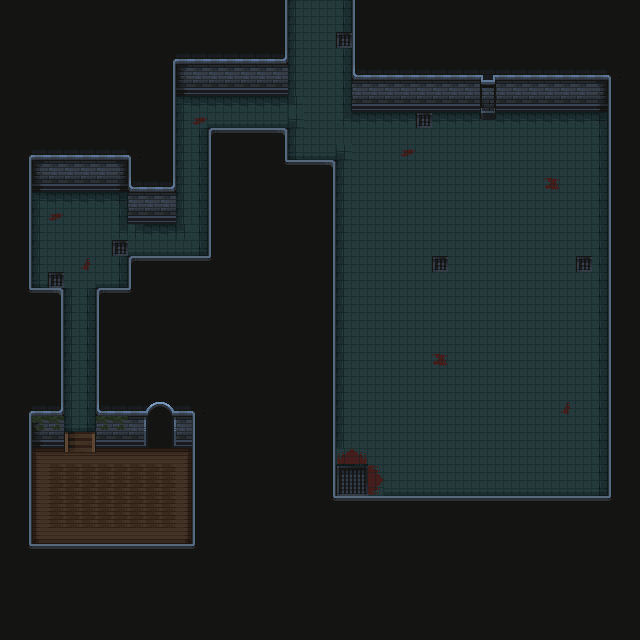

A level layout from a 2D game, rendered from its tile map. Below: a short description, then the map file with tile-grid data replaced by summaries:
An orthogonal 40x40 tile map with 16x16 px tiles, 3 tile layers (Sol, Murs, Objets 1) and 40 objects (25x Collisions, 8x spawn_mob, 5x Collision, Tresor, sortie).

<map version="1.10" tiledversion="1.10.2" orientation="orthogonal" renderorder="right-down" width="40" height="40" tilewidth="16" tileheight="16" infinite="0" nextlayerid="5" nextobjectid="55">
 <tileset firstgid="1" source="Nv 1.tsx" />
 <layer id="1" name="Sol" width="40" height="40">
  <data>[1600 cells, 597 non-empty, 27 distinct tile ids]</data>
 </layer>
 <layer id="2" name="Murs" width="40" height="40">
  <data>[1600 cells, 1004 non-empty, 29 distinct tile ids]</data>
 </layer>
 <layer id="3" name="Objets 1" width="40" height="40">
  <data>[1600 cells, 12 non-empty, 7 distinct tile ids]</data>
 </layer>
 <objectgroup id="4" name="objets">
  <object id="4" name="collisions" type="Collisions" x="32" y="176" width="96" height="16" />
  <object id="5" name="collisions" type="Collisions" x="128" y="208" width="48" height="16" />
  <object id="6" name="collisions" type="Collisions" x="128" y="176" width="16" height="32" />
  <object id="8" name="collisions" type="Collisions" x="160" y="80" width="16" height="128" />
  <object id="9" name="collisions" type="Collisions" x="176" y="80" width="112" height="16" />
  <object id="10" name="collisions" type="Collisions" x="272" y="0" width="16" height="80" />
  <object id="11" name="collisions" type="Collisions" x="352" y="0" width="16" height="96" />
  <object id="12" name="collisions" type="Collisions" x="352" y="96" width="128" height="16" />
  <object id="13" name="collisions" type="Collisions" x="480" y="103.766" width="16" height="16" />
  <object id="15" name="collisions" type="Collisions" x="496" y="96" width="112" height="16" />
  <object id="16" name="collisions" type="Collisions" x="608" y="96" width="16" height="400" />
  <object id="17" name="collisions" type="Collisions" x="320" y="496" width="304" height="16" />
  <object id="18" name="collisions" type="Collisions" x="320" y="160" width="16" height="336" />
  <object id="19" name="collisions" type="Collisions" x="288" y="160" width="32" height="16" />
  <object id="20" name="collisions" type="Collisions" x="272" y="128" width="16" height="48" />
  <object id="21" name="collisions" type="Collisions" x="208" y="128" width="64" height="16" />
  <object id="22" name="collisions" type="Collisions" x="208" y="144" width="16" height="112" />
  <object id="23" name="collisions" type="Collisions" x="128" y="256" width="96" height="16" />
  <object id="24" name="collisions" type="Collisions" x="128" y="272" width="16" height="32" />
  <object id="25" name="collisions" type="Collisions" x="96" y="288" width="32" height="16" />
  <object id="26" name="collisions" type="Collisions" x="96" y="304" width="16" height="128" />
  <object id="30" name="collisions" type="Collisions" x="16" y="176" width="16" height="128" />
  <object id="31" name="collisions" type="Collisions" x="32" y="288" width="32" height="16" />
  <object id="33" name="collisions" type="Collisions" x="48" y="304" width="16" height="126.667" />
  <object id="35" name="collisions" type="Collisions" x="16" y="432" width="48" height="16" />
  <object id="36" name="collisions" type="Collision" x="16" y="416" width="16" height="144" />
  <object id="40" name="demon" type="spawn_mob" x="400" y="224">
   <point />
  </object>
  <object id="41" name="demon" type="spawn_mob" x="480" y="224">
   <point />
  </object>
  <object id="42" name="demon" type="spawn_mob" x="560" y="224">
   <point />
  </object>
  <object id="43" name="bebe_orc" type="spawn_mob" x="480" y="320">
   <point />
  </object>
  <object id="44" name="orc" type="spawn_mob" x="432" y="400">
   <point />
  </object>
  <object id="45" name="orc" type="spawn_mob" x="528" y="400">
   <point />
  </object>
  <object id="46" name="demon" type="spawn_mob" x="56.8889" y="216.327">
   <point />
  </object>
  <object id="48" name="demon" type="spawn_mob" x="91.3216" y="257.497">
   <point />
  </object>
  <object id="49" name="tresor" type="Tresor" x="479.719" y="440.058">
   <point />
  </object>
  <object id="50" name="sortie_lvl2" type="sortie" x="145.582" y="413.193" width="30.4637" height="37.4269" />
  <object id="51" name="collisions" type="Collision" x="96" y="432" width="48" height="16" />
  <object id="52" name="collisions" type="Collision" x="176" y="432" width="16" height="16" />
  <object id="53" name="collisions" type="Collision" x="192" y="432" width="16" height="112" />
  <object id="54" name="collisions" type="Collision" x="32" y="544" width="176" height="16" />
 </objectgroup>
</map>
